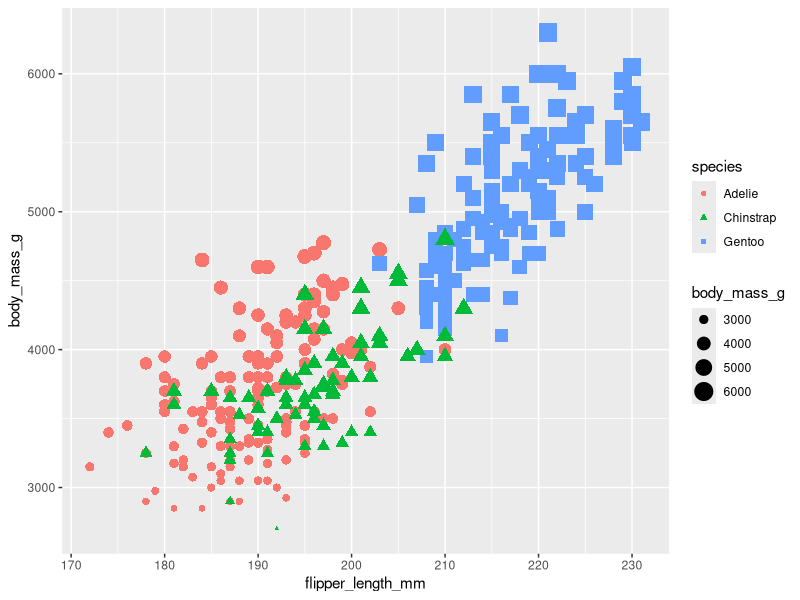
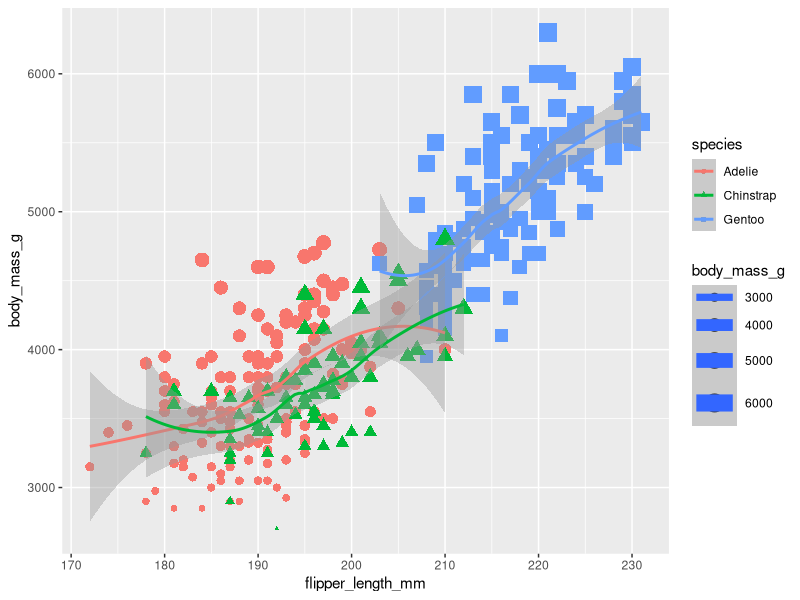
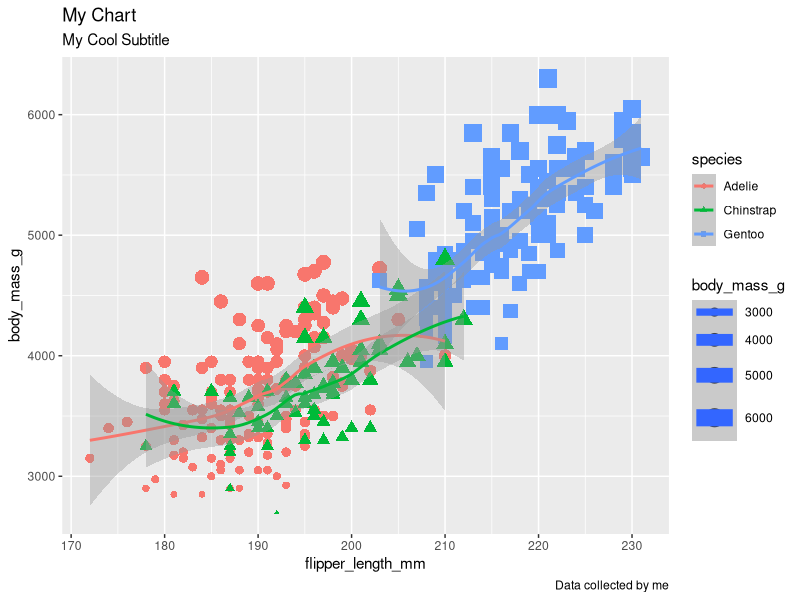

Recreate these plots in R, in order.
library("ggplot2")
library("palmerpenguins")

# Single geom
ggplot(data=penguins)+geom_point(mapping=aes(x=flipper_length_mm,y=body_mass_g,color=species,shape=species,size=body_mass_g))

# Multi-geom
ggplot(data=penguins)+
  geom_point(mapping=aes(x=flipper_length_mm,y=body_mass_g,color=species,shape=species,size=body_mass_g)) +
  geom_smooth(mapping=aes(x=flipper_length_mm,y=body_mass_g,color=species,shape=species,size=body_mass_g))

# With Annotatioins (Extra labels) Jubstitute/DOOOOOOOOOOOOOOO
ggplot(data=penguins)+
  geom_point(mapping=aes(x=flipper_length_mm,y=body_mass_g,color=species,shape=species,size=body_mass_g)) +
  geom_smooth(mapping=aes(x=flipper_length_mm,y=body_mass_g,color=species,shape=species,size=body_mass_g)) + 
  labs(title="My Chart",subtitle = "My Cool Subtitle", caption = "Data collected by me")
